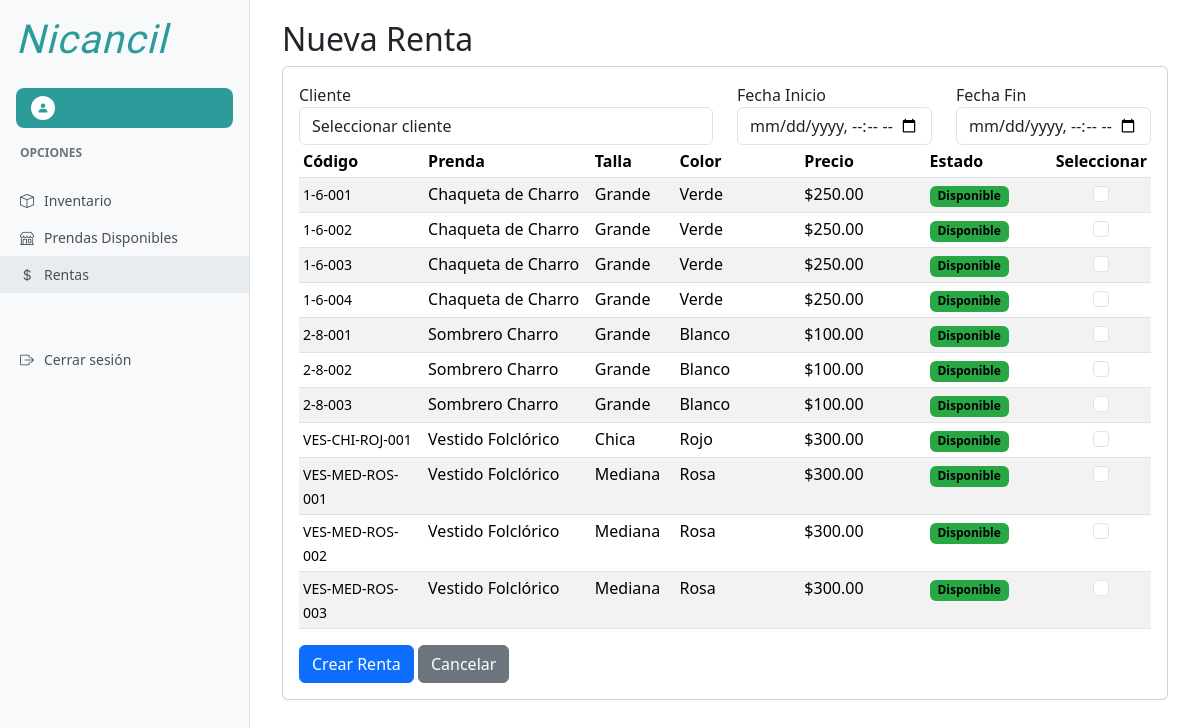
Page /rentas/nueva/ on the earlier database version.
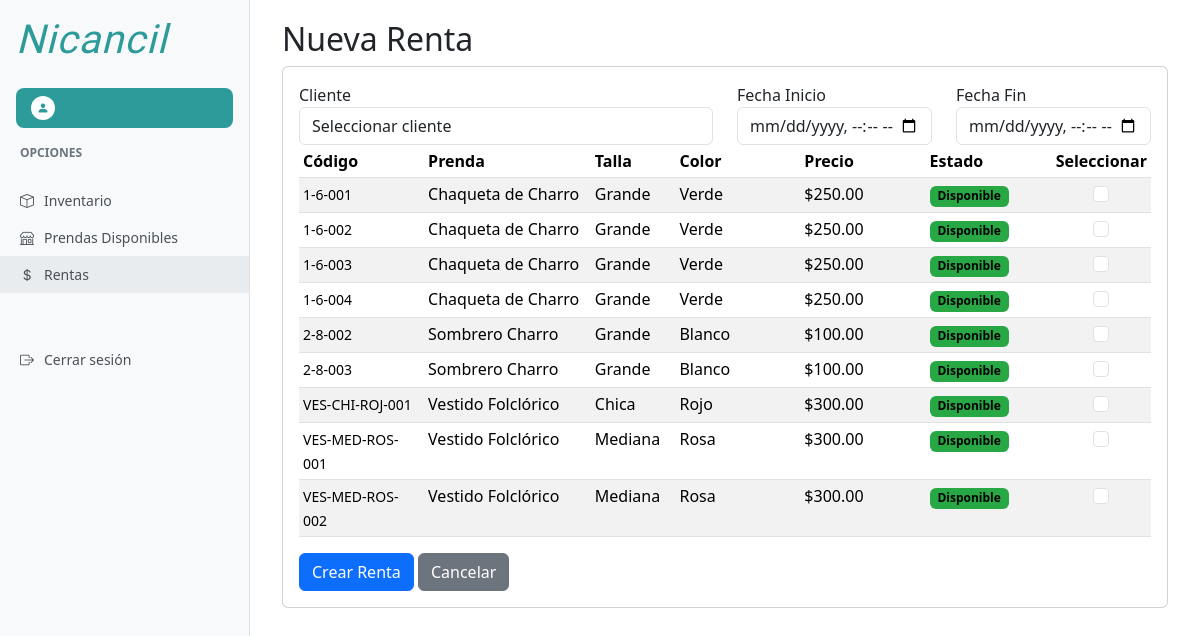
Same page on the later database version.
### inventario/models.py (models this page shows, shortened)
class PrendaUnidad(models.Model):
    variante=models.ForeignKey(PrendaVariante, on_delete=models.CASCADE, related_name='unidades' )
    numero_serie=models.CharField(max_length=20, unique=True)
    estatus=models.CharField(max_length=20, choices=Prenda.ESTATUS, default='disponible')
    fecha_creacion=models.DateTimeField(auto_now_add=True)
    notas=models.TextField(blank=True, help_text="Notas adicionales sobre la unidad")
    class Meta:
        verbose_name="Unidad de Prenda"
        verbose_name_plural="Unidades de Prenda"
        ordering=['numero_serie']

class PrendaVariante(models.Model):
    prenda = models.ForeignKey(Prenda, on_delete=models.CASCADE, related_name='variantes')
    color = models.CharField(max_length=50)
    talla = models.CharField(max_length=20)
    cantidad = models.PositiveIntegerField(default=1)
    estatus = models.CharField(max_length=20, choices=Prenda.ESTATUS)
    imagen = models.ImageField(upload_to='variantes/', null=True, blank=True)
    class Meta:
        unique_together = ('prenda', 'color', 'talla')

class Prenda(models.Model):
    TIPOS = (
        ('traje', 'Traje'),
        ('vestido', 'Vestido'),
        ('accesorio', 'Accesorio'),
    )
    ESTATUS = (
        ('disponible', 'Disponible'),
        ('apartado', 'Apartado'),
        ('en_uso', 'En Uso'),
        ('dañado', 'Dañado'),
        ('mantenimiento', 'En Mantenimiento'),
        ('lavanderia', 'En Lavandería'),
    )
    GENEROS = (
        ('hombre', 'Hombre'),
        ('mujer', 'Mujer'),
        ('unisex', 'Unisex'),
    )
    nombre = models.CharField(max_length=100)
    descripcion = models.TextField()
    precio = models.DecimalField(max_digits=10, decimal_places=2)
    tipo = models.CharField(max_length=20, choices=TIPOS, default='traje')
    color = models.CharField(max_length=50, blank=True)
    estatus = models.CharField(max_length=20, choices=ESTATUS, default='disponible')
    tallas = models.CharField(max_length=50, blank=True)
    genero = models.CharField(max_length=10, choices=GENEROS, default='unisex')
    lugar = models.CharField(max_length=100, blank=True, verbose_name="Lugar o sitio del traje")
    cantidad = models.PositiveIntegerField(default=1)
    imagen = models.ImageField(upload_to='prendas/', null=True, blank=True)
    fecha_creacion = models.DateTimeField(auto_now_add=True)

### rentas/views.py (the view)
# urls.py: path('nueva/', views.nueva_renta, name='nueva_renta'),
def nueva_renta(request):
    if request.method == 'POST':
        pass
    clientes = Cliente.objects.all()
    prendas = PrendaUnidad.objects.filter(estatus='disponible')
    return render(request, 'rentas/nueva_renta.html', {
        'clientes': clientes,
        'prendas': prendas
    })

### templates/rentas/nueva_renta.html (shortened to what the changed rows need)
{% extends 'base_dashboard.html' %}
{% block content %}
<div class="container-fluid">
    <h2>Nueva Renta</h2>
    <div class="row">
        <div class="col-12">
            <div class="card">
                <div class="card-body">
                    <form method="post">
                        <div class="form-group">
                            <div class="table-responsive">
                                <table class="table table-striped table-sm">
                                    <thead>
                                        <tr>
                                            <th width="15%">Código</th>
                                            <th width="20%">Prenda</th>
                                            <th width="10%">Talla</th>
                                            <th width="15%">Color</th>
                                            <th width="15%">Precio</th>
                                            <th width="15%">Estado</th>
                                            <th width="10%" class="text-center">Seleccionar</th>
                                        </tr>
                                    </thead>
                                    <tbody>
                                        {% for prenda in prendas %}
                                        <tr>
                                            <td><small style="color: black;">{{ prenda.numero_serie }}</small></td>
                                            <td>{{ prenda.variante.prenda.nombre }}</td>
                                            <td>{{ prenda.variante.talla }}</td>
                                            <td>{{ prenda.variante.color }}</td>
                                            <td>${{ prenda.variante.prenda.precio }}</td>
                                            <td>
                                                <span class="badge" style="background-color: #28a745; color: black;">{{ prenda.get_estatus_display }}</span>
                                            </td>
                                            <td class="text-center">
                                                <div class="form-check d-flex justify-content-center">
                                                    <input type="checkbox" name="prendas" value="{{ prenda.id }}" class="form-check-input">
                                                </div>
                                            </td>
                                        </tr>
                                        {% empty %}
                                        <tr>
                                            <td colspan="7" class="text-center">No hay prendas disponibles</td>
                                        </tr>
                                        {% endfor %}
                                    </tbody>
                                </table>
                            </div>
                        </div>
                    </form>
                </div>
            </div>
        </div>
    </div>
</div>
{% endblock %}

Differences in the rows shown:
no longer on this page (row edited): PrendaUnidad: numero_serie "2-8-001", variante.prenda.nombre "Sombrero Charro", variante.talla "Grande", variante.color "Blanco", variante.prenda.precio "100.00", estatus "Disponible"
no longer on this page (row edited): PrendaUnidad: numero_serie "VES-MED-ROS-003", variante.prenda.nombre "Vestido Folclórico", variante.talla "Mediana", variante.color "Rosa", variante.prenda.precio "300.00", estatus "Disponible"
